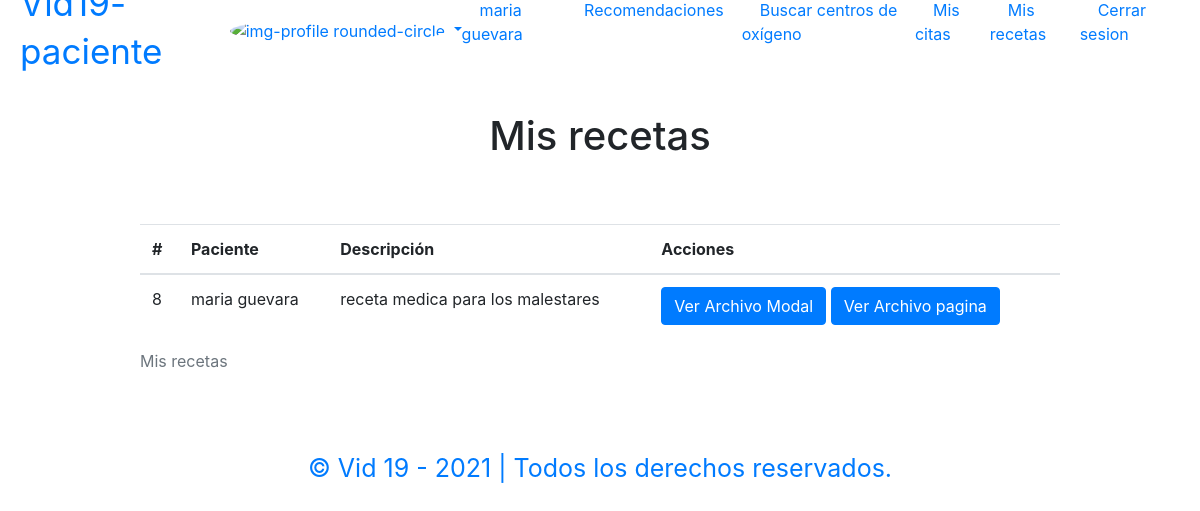
The page /paciente/misRecetas.php (signed in) on the database its author committed.
### tables this page shows
CREATE TABLE `receta` (
  `id` int(11) NOT NULL,
  `title` varchar(200) DEFAULT NULL,
  `meet` varchar(500) DEFAULT NULL,
  `url` varchar(500) DEFAULT NULL,
  `type` varchar(10) DEFAULT NULL
);

### paciente/misRecetas.php (the view, shortened to what this page needs)
<?php
if(!isset($_SESSION['user_id'])){
    header('Location: ../index.html');
    exit;
} else {
    $user = $_SESSION['user'];
    $role = $_SESSION['user_rol'];
    $photo = $_SESSION['photo'];
}
?>
<!DOCTYPE html>
<html class="no-js" lang="zxx">
    <head>
        <link rel="stylesheet" href="../css/styles.css">
        <link rel="stylesheet" href="https://stackpath.bootstrapcdn.com/bootstrap/4.5.2/css/bootstrap.min.css">
    </head>
    <body>
    <header id="header">
    <nav class="menu">
     <div class="logo-box">
       <h1><a href="index.php">Vid19-<?php echo $role?></a></h1>
     </div>
      <a class="nav-link dropdown-toggle" href="#" id="userDropdown" role="button" data-toggle="dropdown" aria-haspopup="true" aria-expanded="false">
                <img class="img-profile rounded-circle" src= <?php echo $photo?> height="50" alt="img-profile rounded-circle">
     </a>
     <div class="list-container">
        <ul class="lists">
            <li><a href="index.php" class="activo"><?php echo $user?></a></li>
            <li><a href="recomendaciones.php">Recomendaciones</a></li>
            <li><a href="locales.php">Buscar centros de oxígeno</a></li>
            <li><a href="misCitas.php">Mis citas</a></li>
            <li><a href="misRecetas.php">Mis recetas</a></li>
            <li><a href="../php/cerrar_login_usuario.php">Cerrar sesion</a></li>
        </ul>
     </div>
    </nav>
    </header>
    <?php
        include('../php/config.php');
        $consulta = "SELECT * FROM receta";
        $resultado = $connection->prepare($consulta);
        $resultado->execute();
        $data=$resultado->fetchAll(PDO::FETCH_ASSOC);
    ?>
    <br> <br>
    <br> <br>
    <div class="container">
            <div class="row justify-content-md-center">
                <div class="col-md-auto">
                    <h1>Mis recetas</h1>
                </div>
            </div>
            <div class="row justify-content-md-center">
                <div class="col-10">
                    <table class="table mt-2">
                        <caption>Mis recetas</caption>
                        <br> <br>
                        <thead>
                            <tr>
                                <th scope="col">#</th>
                                <th scope="col">Paciente</th>
                                <th scope="col">Descripción</th>
                                <th scope="col">Acciones</th>
                            </tr>
                        </thead>
                        <tbody>
                            <?php foreach ($data as $val) {
                                    if($val['title'] == $user){?>
                                <tr>
                                    <td><?php echo $val['id'] ?> </td>
                                    <td><?php echo $val['title'] ?></td>
                                    <td><?php echo $val['meet'] ?></td>
                                    <td>
                                        <button onclick="openModelPDF('<?php echo $val['url'] ?>')" class="btn btn-primary" type="button">Ver Archivo Modal</button>
                                        <a class="btn btn-primary" target="_black" href="<?php echo 'http://' . $_SERVER['HTTP_HOST'] . '/Calidad/doctor/' . $val['url']; ?>" >Ver Archivo pagina</a>
                                    </td>
                                </tr>
                            <?php }
                                }?>
                        </tbody>
                    </table>
                </div>
            </div>
    </div>
    <br> <br>
    <main>
        <div class="footer-text">
        <p>&copy; Vid 19 - 2021 | Todos los derechos reservados.</p>
        </div>
    </main>
    </body>
</html>

### css/styles.css (style rules this page uses)
:root { --blue:#2c8096; --white:#ffffff; --ga: #0033a0; --title:35px; --text:19px; }
* { margin:0; padding: 0; box-sizing: border-box; }
body { background: #ffff; overflow-x: hidden; font-family: 'Roboto Condensed', sans-serif; }
#header { position: relative; width: 100%; }
.menu { position: fixed; top:0; left: 0; width: 100%; height: 60px; background: #fff; display: flex; justify-content: space-between; align-items: center; z-index: 9999; }
.menu .logo-box { margin-left: 20px; }
.menu .logo-box h1 a { text-decoration: none; font-size: var(--title); font-weight: 400; color:var(--blue); }
.menu .list-container { margin-right: 20px; }
.menu .list-container ul { display: flex; }
.menu .list-container ul li { list-style: none; }
.menu .list-container ul li a { text-decoration: none; margin: 0px 10px; padding:8px; color: var(--blue); border-radius: 24px; transition: 0.3s; font-size: 16px; }
.footer-text p { font-size: 25px; margin-top: 1px; margin-bottom: 1px; text-align: center; color: var(--blue); }

### rows shown on the page
receta: id "8", title "maria guevara", meet "receta medica para los malestares"

### other values the page prints
$role "paciente"
$user "maria guevara"
